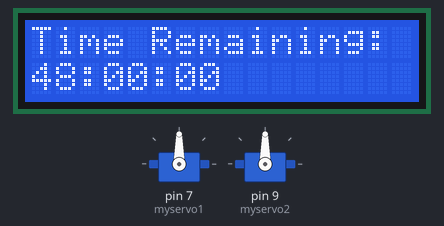
Bench run of a sketch on a simulated Arduino Uno, built with avr-gcc and run on an emulated ATmega328P. Parts: 2 × servo, 16×2 character LCD.

Above: at 0.1 s.
At 4.1 s:
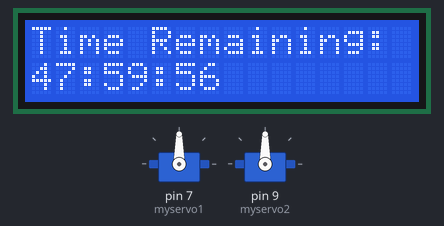
At 9.1 s:
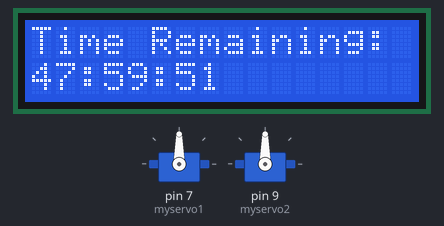
At 19.1 s:
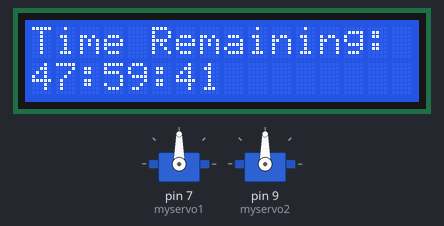
At 28.1 s:
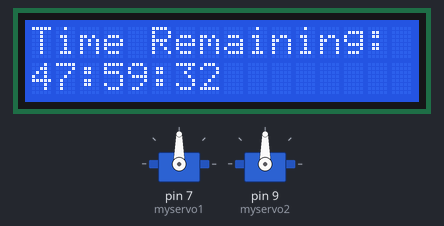
At 38.1 s:
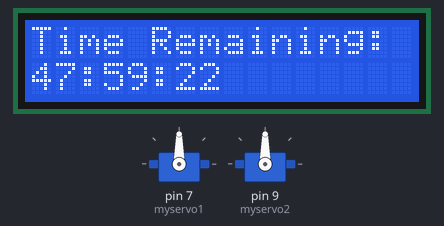

Measured:
- what the display in image 1 shows lasts 1.0 s, from 4.0 s to 5.0 s

The sketch:

display-servos.ino
```cpp
#include <Wire.h>
#include <LiquidCrystal_I2C.h>
#include <Servo.h>

Servo myservo1;
Servo myservo2;

 int pos = 0;

LiquidCrystal_I2C lcd(0x38, 16, 2);

const int initialHours = 48;
int hoursRemaining;
int minutesRemaining;
int secondsRemaining;
unsigned long previousMillis = 0;
const long interval = 1000;

void setup() {
  myservo1.attach(7);
 myservo2.attach(9);
 myservo2.write(90);
  myservo1.write(90);


  lcd.begin();
  lcd.backlight();
  hoursRemaining = initialHours;
  minutesRemaining = 0;
  secondsRemaining = 0;
  updateDisplay();
}

void loop() {
  unsigned long currentMillis = millis();

  if (currentMillis - previousMillis >= interval) {
    previousMillis = currentMillis;

    if (secondsRemaining == 0) {
      if (minutesRemaining == 0) {
        if (hoursRemaining == 0) {
          hoursRemaining = 0;

        } else {
          hoursRemaining--;
          minutesRemaining = 59;
          secondsRemaining = 59;
        }
      } else {
        minutesRemaining--;
        secondsRemaining = 59;
      }
    } else {
      secondsRemaining--;
    }

    updateDisplay();
  }
}

void updateDisplay() {
  lcd.clear();
  lcd.setCursor(0, 0);
  lcd.print("Time Remaining:");
  lcd.setCursor(0, 1);
  if (hoursRemaining < 10) lcd.print("0");
  lcd.print(hoursRemaining);
  lcd.print(":");
  if (minutesRemaining < 10) lcd.print("0");
  lcd.print(minutesRemaining);
  lcd.print(":");
  if (secondsRemaining < 10) lcd.print("0");
  lcd.print(secondsRemaining);
}
```
